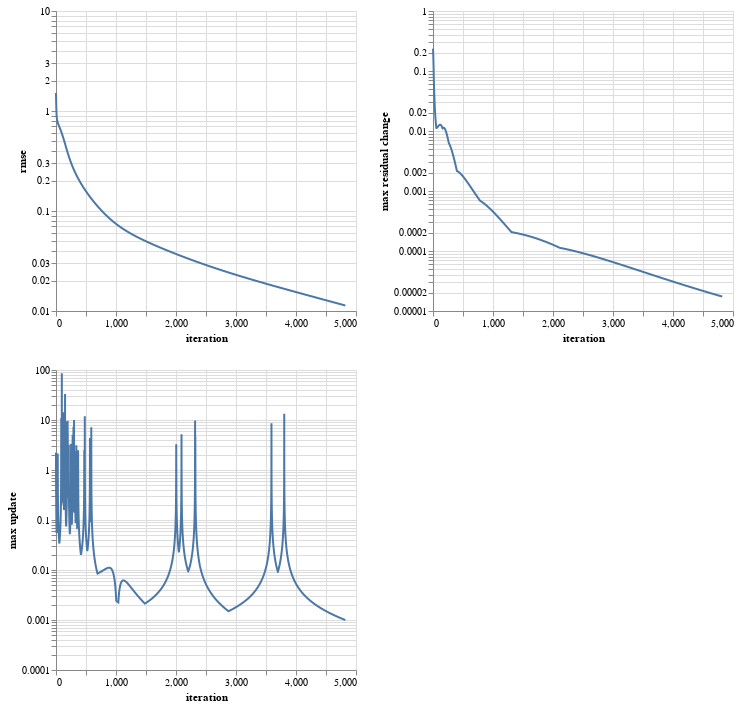

Notebook code cell kept with this figure:
### Markdown cell above
<!-- BEGIN QUESTION -->

### Question 1d: Interpret Diagnostic Plots

Following figures tell us if the optimization algorithm is working properly.

### Code cell
import altair as alt
logscale = alt.Scale(type='log', base=10)
fig_rmse = \
    alt.Chart(output1['rmse'])\
    .mark_line()\
    .encode(
        x='iteration:Q', 
        y=alt.Y('rmse:Q', scale=logscale)
    )
fig_max_residual_change = \
    alt.Chart(output1['rmse'])\
    .mark_line()\
    .encode(
        x='iteration:Q', 
        y=alt.Y('max residual change:Q', scale=logscale)
    )
fig_updates = \
    alt.Chart(output1['update'])\
    .mark_line()\
    .encode(
        x='iteration:Q', 
        y=alt.Y('max update:Q', scale=logscale)
    )
alt.vconcat(
    fig_rmse | fig_max_residual_change,
    fig_updates 
)

### Figure 1 — Vega-Lite specification as saved in the notebook (floating-point values rounded to 4 significant figures; data arrays with more than 128 entries replaced by an {"elided": "..."} marker saying what was removed)
{"$schema": "https://vega.github.io/schema/vega-lite/v5.16.3.json", "config": {"view": {"continuousHeight": 300, "continuousWidth": 300}}, "datasets": {"data-9fa90a5d332528ff2be1aa940f7f54e6": {"elided": "4823 records"}, "data-ff0d2c9df28b1d1a5b10fd120cb169ee": {"elided": "4823 records"}}, "vconcat": [{"data": {"name": "data-ff0d2c9df28b1d1a5b10fd120cb169ee"}, "hconcat": [{"encoding": {"x": {"field": "iteration", "type": "quantitative"}, "y": {"field": "rmse", "scale": {"base": 10, "type": "log"}, "type": "quantitative"}}, "mark": {"type": "line"}}, {"encoding": {"x": {"field": "iteration", "type": "quantitative"}, "y": {"field": "max residual change", "scale": {"base": 10, "type": "log"}, "type": "quantitative"}}, "mark": {"type": "line"}}]}, {"data": {"name": "data-9fa90a5d332528ff2be1aa940f7f54e6"}, "encoding": {"x": {"field": "iteration", "type": "quantitative"}, "y": {"field": "max update", "scale": {"base": 10, "type": "log"}, "type": "quantitative"}}, "mark": {"type": "line"}}]}
